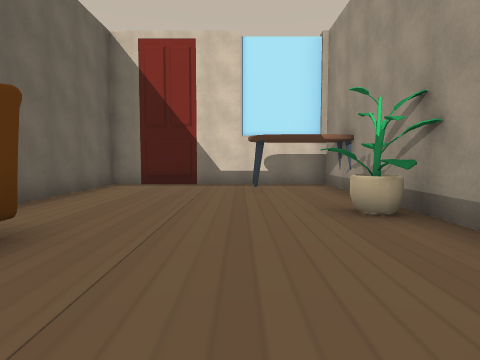
View 1 (above)

15 first-person views from a walk through a scene from a Unity 3-D project. The camera is 1.4 m above the floor, tilts 4° down and sees 75° across. The floor is counted in squares, 2 m on a side. Each view is taken from the middle of a square. On the plan, view 1 faces up. The plan holds only what a view shows up to about 10 squares ahead; the rest is blank. The place goes on beyond the plan. The player character is not drawn. Some animated figures are left out. Door leaves are left out, so doorways stand open.

View 2
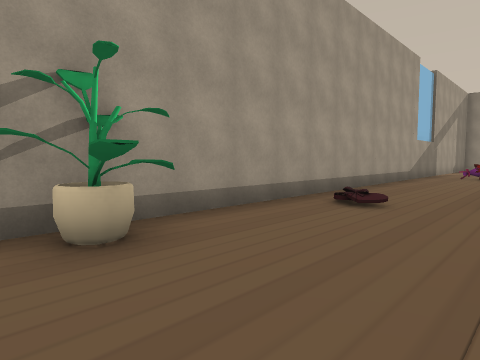

View 3
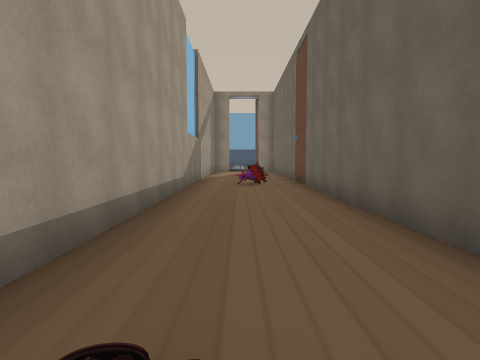

View 4
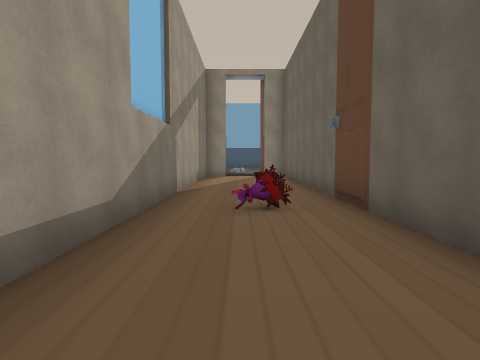

View 5
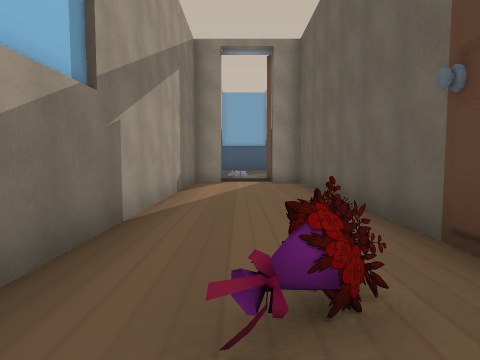

View 6
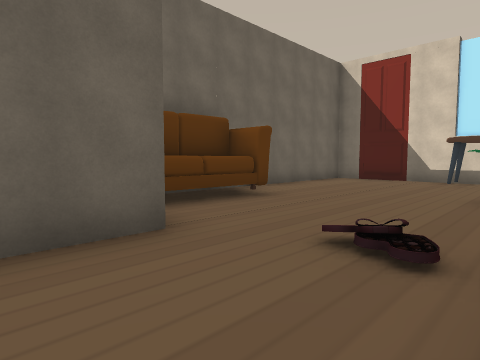

View 7
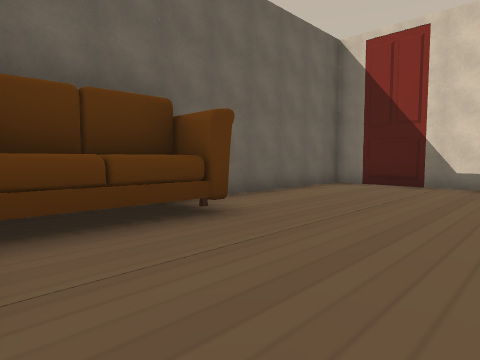

View 8
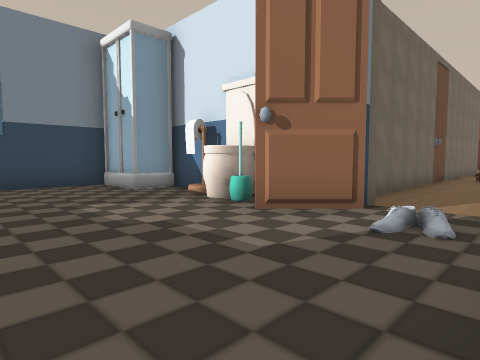

View 9
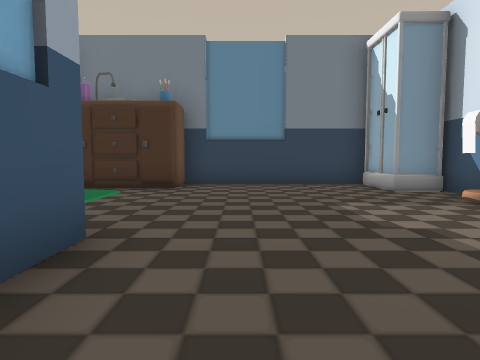

View 10
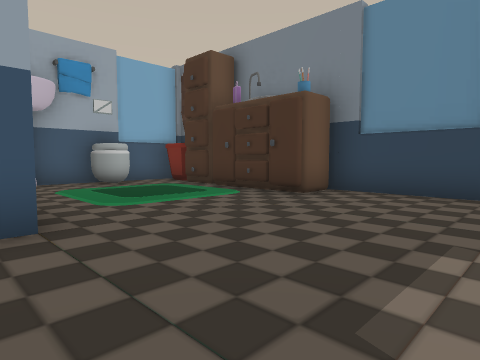

View 11
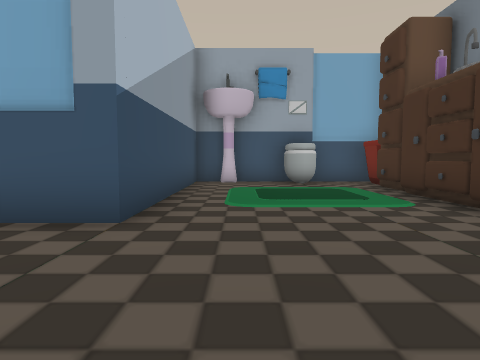

View 12
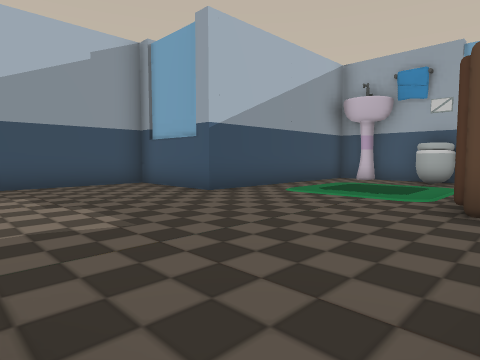

View 13
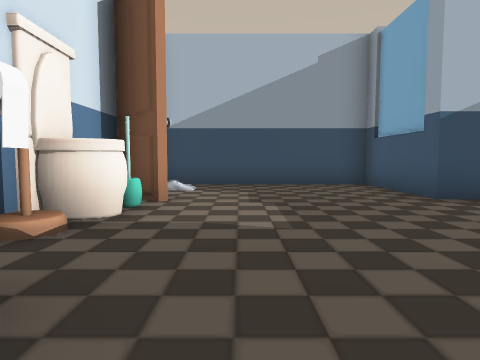

View 14
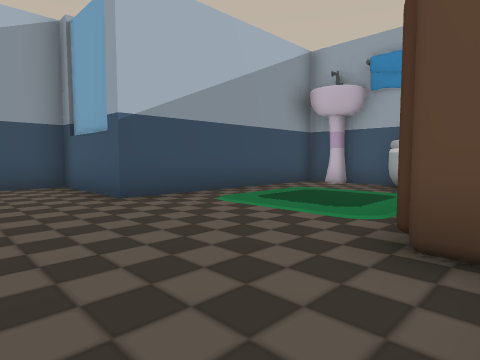

View 15
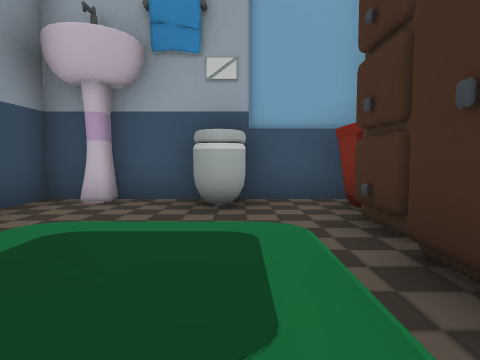

### Floor plan
Key: @ floor where view 1 was taken; # wall or solid block; . main floor; : floor 0.25 m higher than the main floor; / step, stairs or slope; ^ raised ledge; T table; P plant; I toilet; C carpet; A cabinet; S sink; O other object.
Columns run from 7 left of view 1 to 3 right of it. Each row starts with its distance up from view 1.
  9    ########
  8    #......#
  7    #...T..#
  6    #......#
  5    #......#
  4    #.....P#
  3     ......#
  2     #^....#
  1     #^....#
  0      #.@..#
 -1      ##...#
 -2       #...#
 -3       #...#
 -4       #...#
 -5       #...#
 -6       #...#
 -7       #.O.#
 -8       O...#
 -9       #...#
-10       #...#
-11       #...#
-12       #...#
-13       #...#
-14       #...#
-15   ## O##.##
-16 ###:II##/:#
-17 #:::::::/:#
-18 #:::::::::#
-19 #:::::::::#
-20 #:::::::::#
-21 #:::::::::#
-22 ##:::::####
-23  #:CCC:#
-24  #:CCC:#
-25  #ACCC:#
-26  #:::::#
-27  #:O:S:#
-28  #######

Positions as (right, up) in squares from view 1, and headings:
1: (0, 0), facing up
2: (-1, 5), facing down-right
3: (1, 1), facing down
4: (1, -3), facing down
5: (1, -6), facing down
6: (2, -2), facing up-left
7: (1, 0), facing up-left
8: (2, -20), facing up-left
9: (2, -20), facing left
10: (0, -18), facing down-left
11: (-2, -18), facing down
12: (-6, -17), facing down-right
13: (-6, -18), facing right
14: (-6, -19), facing down-right
15: (-4, -22), facing down
